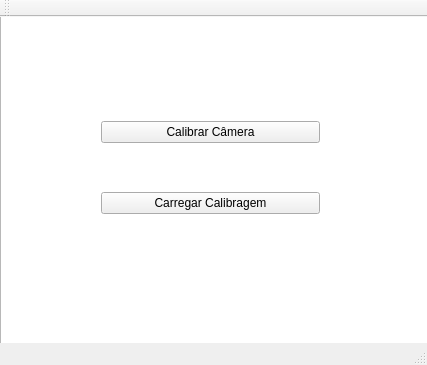
<?xml version="1.0" encoding="UTF-8"?>
<ui version="4.0">
 <class>MainWindow</class>
 <widget class="QMainWindow" name="MainWindow">
  <property name="geometry">
   <rect>
    <x>0</x>
    <y>0</y>
    <width>427</width>
    <height>365</height>
   </rect>
  </property>
  <property name="windowTitle">
   <string>Brontossauro</string>
  </property>
  <widget class="QWidget" name="centralWidget">
   <widget class="QGraphicsView" name="graphicsView">
    <property name="geometry">
     <rect>
      <x>0</x>
      <y>-10</y>
      <width>461</width>
      <height>371</height>
     </rect>
    </property>
    <property name="styleSheet">
     <string notr="true"/>
    </property>
   </widget>
   <widget class="QWidget" name="verticalLayoutWidget">
    <property name="geometry">
     <rect>
      <x>90</x>
      <y>50</y>
      <width>241</width>
      <height>201</height>
     </rect>
    </property>
    <layout class="QVBoxLayout" name="verticalLayout">
     <item>
      <widget class="QPushButton" name="pushButton_2">
       <property name="text">
        <string>Calibrar Câmera</string>
       </property>
      </widget>
     </item>
     <item>
      <widget class="QPushButton" name="pushButton">
       <property name="text">
        <string>Carregar Calibragem</string>
       </property>
      </widget>
     </item>
    </layout>
   </widget>
  </widget>
  <widget class="QMenuBar" name="menuBar">
   <property name="geometry">
    <rect>
     <x>0</x>
     <y>0</y>
     <width>427</width>
     <height>20</height>
    </rect>
   </property>
  </widget>
  <widget class="QToolBar" name="mainToolBar">
   <attribute name="toolBarArea">
    <enum>TopToolBarArea</enum>
   </attribute>
   <attribute name="toolBarBreak">
    <bool>false</bool>
   </attribute>
  </widget>
  <widget class="QStatusBar" name="statusBar"/>
 </widget>
 <layoutdefault spacing="6" margin="11"/>
 <resources/>
 <connections/>
</ui>
